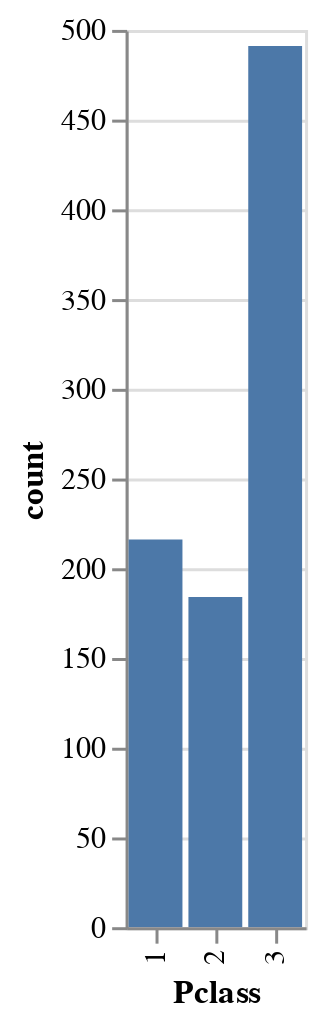

This figure's notebook cell:
### Code cell
(
    passenger_class_counts_df
    .plot
    .bar(
        x="Pclass:O",  # Not zero.
        y="count"
    )
)

### Figure 1 — Vega-Lite specification as saved in the notebook (floating-point values rounded to 4 significant figures)
{"config": {"view": {"continuousWidth": 300, "continuousHeight": 300}}, "data": {"name": "data-c30dd86a46631d7ff2337a1aecc8478f"}, "mark": {"type": "bar", "tooltip": true}, "encoding": {"x": {"field": "Pclass", "type": "ordinal"}, "y": {"field": "count", "type": "quantitative"}}, "params": [{"name": "param_3", "select": {"type": "interval", "encodings": ["x", "y"]}, "bind": "scales"}], "$schema": "https://vega.github.io/schema/vega-lite/v5.20.1.json", "datasets": {"data-c30dd86a46631d7ff2337a1aecc8478f": [{"Pclass": 1, "count": 216}, {"Pclass": 2, "count": 184}, {"Pclass": 3, "count": 491}]}}
